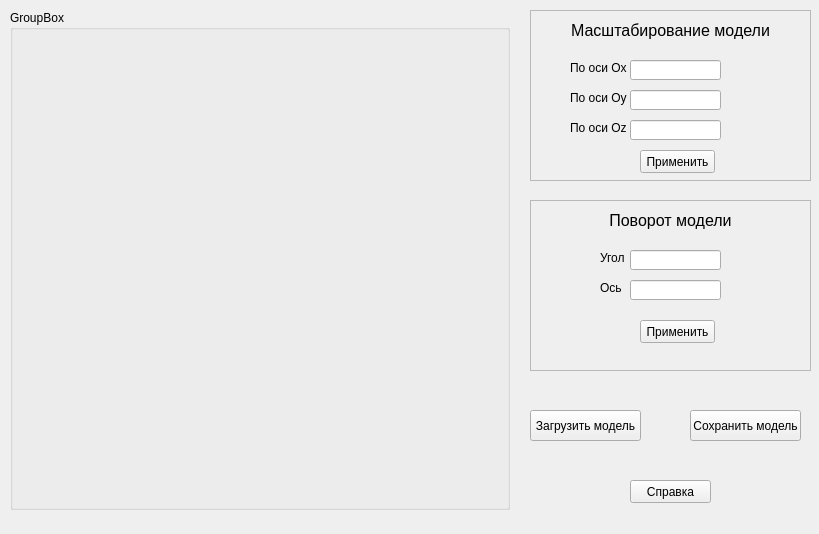
<?xml version="1.0" encoding="UTF-8"?>
<ui version="4.0">
 <class>MainWindow</class>
 <widget class="QMainWindow" name="MainWindow">
  <property name="geometry">
   <rect>
    <x>0</x>
    <y>0</y>
    <width>819</width>
    <height>534</height>
   </rect>
  </property>
  <property name="windowTitle">
   <string>Обзор модели</string>
  </property>
  <widget class="QWidget" name="centralwidget">
   <widget class="QFrame" name="scale_frame">
    <property name="geometry">
     <rect>
      <x>530</x>
      <y>10</y>
      <width>281</width>
      <height>171</height>
     </rect>
    </property>
    <property name="frameShape">
     <enum>QFrame::StyledPanel</enum>
    </property>
    <property name="frameShadow">
     <enum>QFrame::Raised</enum>
    </property>
    <widget class="QPushButton" name="scaleButton">
     <property name="geometry">
      <rect>
       <x>110</x>
       <y>140</y>
       <width>75</width>
       <height>23</height>
      </rect>
     </property>
     <property name="text">
      <string>Применить</string>
     </property>
    </widget>
    <widget class="QLabel" name="label_9">
     <property name="geometry">
      <rect>
       <x>0</x>
       <y>0</y>
       <width>281</width>
       <height>41</height>
      </rect>
     </property>
     <property name="font">
      <font>
       <pointsize>12</pointsize>
      </font>
     </property>
     <property name="text">
      <string>Масштабирование модели</string>
     </property>
     <property name="alignment">
      <set>Qt::AlignCenter</set>
     </property>
    </widget>
    <widget class="QLineEdit" name="ky">
     <property name="geometry">
      <rect>
       <x>100</x>
       <y>80</y>
       <width>91</width>
       <height>20</height>
      </rect>
     </property>
    </widget>
    <widget class="QLineEdit" name="kx">
     <property name="geometry">
      <rect>
       <x>100</x>
       <y>50</y>
       <width>91</width>
       <height>20</height>
      </rect>
     </property>
    </widget>
    <widget class="QLineEdit" name="kz">
     <property name="geometry">
      <rect>
       <x>100</x>
       <y>110</y>
       <width>91</width>
       <height>20</height>
      </rect>
     </property>
    </widget>
    <widget class="QLabel" name="label_10">
     <property name="geometry">
      <rect>
       <x>40</x>
       <y>50</y>
       <width>61</width>
       <height>16</height>
      </rect>
     </property>
     <property name="text">
      <string>По оси Ox</string>
     </property>
    </widget>
    <widget class="QLabel" name="label_11">
     <property name="geometry">
      <rect>
       <x>40</x>
       <y>80</y>
       <width>61</width>
       <height>16</height>
      </rect>
     </property>
     <property name="text">
      <string>По оси Oy</string>
     </property>
    </widget>
    <widget class="QLabel" name="label_12">
     <property name="geometry">
      <rect>
       <x>40</x>
       <y>110</y>
       <width>61</width>
       <height>16</height>
      </rect>
     </property>
     <property name="text">
      <string>По оси Oz</string>
     </property>
    </widget>
   </widget>
   <widget class="QFrame" name="rotate_frame">
    <property name="geometry">
     <rect>
      <x>530</x>
      <y>200</y>
      <width>281</width>
      <height>171</height>
     </rect>
    </property>
    <property name="frameShape">
     <enum>QFrame::StyledPanel</enum>
    </property>
    <property name="frameShadow">
     <enum>QFrame::Raised</enum>
    </property>
    <widget class="QPushButton" name="rotateButton">
     <property name="geometry">
      <rect>
       <x>110</x>
       <y>120</y>
       <width>75</width>
       <height>23</height>
      </rect>
     </property>
     <property name="text">
      <string>Применить</string>
     </property>
    </widget>
    <widget class="QLabel" name="label_13">
     <property name="geometry">
      <rect>
       <x>0</x>
       <y>0</y>
       <width>281</width>
       <height>41</height>
      </rect>
     </property>
     <property name="font">
      <font>
       <pointsize>12</pointsize>
      </font>
     </property>
     <property name="text">
      <string>Поворот модели</string>
     </property>
     <property name="alignment">
      <set>Qt::AlignCenter</set>
     </property>
    </widget>
    <widget class="QLineEdit" name="axis">
     <property name="geometry">
      <rect>
       <x>100</x>
       <y>80</y>
       <width>91</width>
       <height>20</height>
      </rect>
     </property>
    </widget>
    <widget class="QLineEdit" name="angle">
     <property name="geometry">
      <rect>
       <x>100</x>
       <y>50</y>
       <width>91</width>
       <height>20</height>
      </rect>
     </property>
    </widget>
    <widget class="QLabel" name="label_14">
     <property name="geometry">
      <rect>
       <x>70</x>
       <y>50</y>
       <width>31</width>
       <height>16</height>
      </rect>
     </property>
     <property name="text">
      <string>Угол</string>
     </property>
    </widget>
    <widget class="QLabel" name="label_15">
     <property name="geometry">
      <rect>
       <x>70</x>
       <y>80</y>
       <width>31</width>
       <height>16</height>
      </rect>
     </property>
     <property name="text">
      <string>Ось</string>
     </property>
    </widget>
   </widget>
   <widget class="QPushButton" name="askButton">
    <property name="geometry">
     <rect>
      <x>630</x>
      <y>480</y>
      <width>81</width>
      <height>23</height>
     </rect>
    </property>
    <property name="text">
     <string>Справка</string>
    </property>
   </widget>
   <widget class="QPushButton" name="readButton">
    <property name="geometry">
     <rect>
      <x>530</x>
      <y>410</y>
      <width>111</width>
      <height>31</height>
     </rect>
    </property>
    <property name="text">
     <string>Загрузить модель</string>
    </property>
   </widget>
   <widget class="QPushButton" name="writeButton">
    <property name="geometry">
     <rect>
      <x>690</x>
      <y>410</y>
      <width>111</width>
      <height>31</height>
     </rect>
    </property>
    <property name="text">
     <string>Сохранить модель</string>
    </property>
   </widget>
   <widget class="QGroupBox" name="groupBox">
    <property name="geometry">
     <rect>
      <x>10</x>
      <y>10</y>
      <width>500</width>
      <height>500</height>
     </rect>
    </property>
    <property name="autoFillBackground">
     <bool>false</bool>
    </property>
    <property name="title">
     <string>GroupBox</string>
    </property>
   </widget>
  </widget>
 </widget>
 <resources/>
 <connections/>
</ui>
